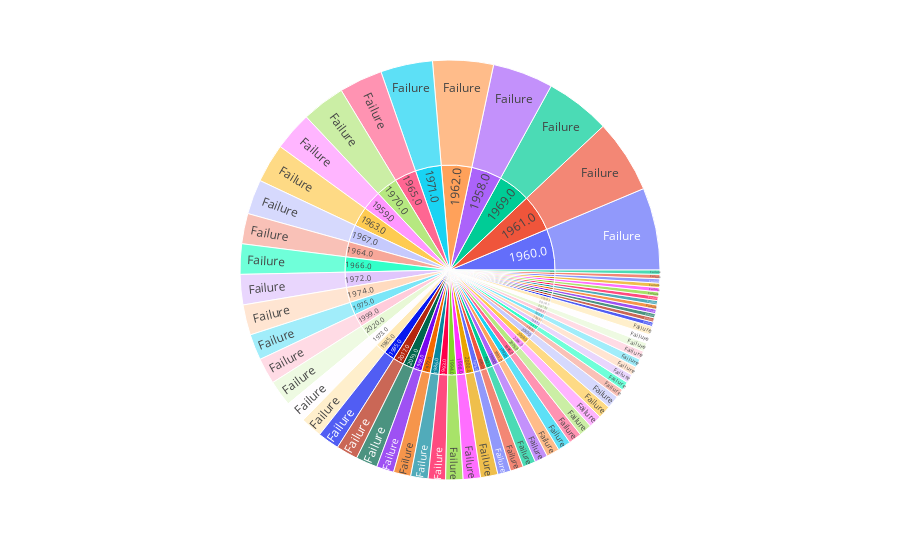

The notebook cell this image was saved under:
### Code cell
# How to grab the failures by year from above to use as data points for the chart? Rather than mission status I want failures 
# yearly_failures = px.data.tips()
# fig = px.sunburst(Or_df, path=["year", "Mission_Status"])
# fig.show()


import pandas as pd
import plotly.express as px

# Assuming Or_df is the DataFrame with 'year' and 'Mission_Status' columns
# Filter out rows with missing or unexpected values in 'year'
Or_df_cleaned = Or_df.dropna(subset=['year'])

# Filter out rows with 'Mission_Status' other than 'Failure'
Or_df_failures = Or_df_cleaned[Or_df_cleaned['Mission_Status'] == 'Failure']

# Create a sunburst chart with the cleaned data
fig = px.sunburst(Or_df_failures, path=["year", "Mission_Status"])
fig.show()

### Figure 1 — Plotly figure (JSON) as saved in the notebook; plotly's stock layout.template omitted (floating-point values rounded to 4 significant figures)
{"data": [{"branchvalues": "total", "domain": {"x": [0, 1], "y": [0, 1]}, "hovertemplate": "labels=%{label}<br>count=%{value}<br>parent=%{parent}<br>id=%{id}<extra></extra>", "ids": ["1957.0/Failure", "1958.0/Failure", "1959.0/Failure", "1960.0/Failure", "1961.0/Failure", "1962.0/Failure", "1963.0/Failure", "1964.0/Failure", "1965.0/Failure", "1966.0/Failure", "1967.0/Failure", "1968.0/Failure", "1969.0/Failure", "1970.0/Failure", "1971.0/Failure", "1972.0/Failure", "1973.0/Failure", "1974.0/Failure", "1975.0/Failure", "1976.0/Failure", "1977.0/Failure", "1978.0/Failure", "1979.0/Failure", "1980.0/Failure", "1981.0/Failure", "1982.0/Failure", "1983.0/Failure", "1984.0/Failure", "1985.0/Failure", "1986.0/Failure", "1987.0/Failure", "1988.0/Failure", "1989.0/Failure", "1990.0/Failure", "1991.0/Failure", "1992.0/Failure", "1993.0/Failure", "1994.0/Failure", "1995.0/Failure", "1996.0/Failure", "1997.0/Failure", "1998.0/Failure", "1999.0/Failure", "2000.0/Failure", "2001.0/Failure", "2002.0/Failure", "2003.0/Failure", "2005.0/Failure", "2006.0/Failure", "2007.0/Failure", "2008.0/Failure", "2009.0/Failure", "2010.0/Failure", "2011.0/Failure", "2012.0/Failure", "2013.0/Failure", "2014.0/Failure", "2015.0/Failure", "2016.0/Failure", "2017.0/Failure", "2018.0/Failure", "2019.0/Failure", "2020.0/Failure", "1957.0", "1958.0", "1959.0", "1960.0", "1961.0", "1962.0", "1963.0", "1964.0", "1965.0", "1966.0", "1967.0", "1968.0", "1969.0", "1970.0", "1971.0", "1972.0", "1973.0", "1974.0", "1975.0", "1976.0", "1977.0", "1978.0", "1979.0", "1980.0", "1981.0", "1982.0", "1983.0", "1984.0", "1985.0", "1986.0", "1987.0", "1988.0", "1989.0", "1990.0", "1991.0", "1992.0", "1993.0", "1994.0", "1995.0", "1996.0", "1997.0", "1998.0", "1999.0", "2000.0", "2001.0", "2002.0", "2003.0", "2005.0", "2006.0", "2007.0", "2008.0", "2009.0", "2010.0", "2011.0", "2012.0", "2013.0", "2014.0", "2015.0", "2016.0", "2017.0", "2018.0", "2019.0", "2020.0"], "labels": ["Failure", "Failure", "Failure", "Failure", "Failure", "Failure", "Failure", "Failure", "Failure", "Failure", "Failure", "Failure", "Failure", "Failure", "Failure", "Failure", "Failure", "Failure", "Failure", "Failure", "Failure", "Failure", "Failure", "Failure", "Failure", "Failure", "Failure", "Failure", "Failure", "Failure", "Failure", "Failure", "Failure", "Failure", "Failure", "Failure", "Failure", "Failure", "Failure", "Failure", "Failure", "Failure", "Failure", "Failure", "Failure", "Failure", "Failure", "Failure", "Failure", "Failure", "Failure", "Failure", "Failure", "Failure", "Failure", "Failure", "Failure", "Failure", "Failure", "Failure", "Failure", "Failure", "Failure", "1957.0", "1958.0", "1959.0", "1960.0", "1961.0", "1962.0", "1963.0", "1964.0", "1965.0", "1966.0", "1967.0", "1968.0", "1969.0", "1970.0", "1971.0", "1972.0", "1973.0", "1974.0", "1975.0", "1976.0", "1977.0", "1978.0", "1979.0", "1980.0", "1981.0", "1982.0", "1983.0", "1984.0", "1985.0", "1986.0", "1987.0", "1988.0", "1989.0", "1990.0", "1991.0", "1992.0", "1993.0", "1994.0", "1995.0", "1996.0", "1997.0", "1998.0", "1999.0", "2000.0", "2001.0", "2002.0", "2003.0", "2005.0", "2006.0", "2007.0", "2008.0", "2009.0", "2010.0", "2011.0", "2012.0", "2013.0", "2014.0", "2015.0", "2016.0", "2017.0", "2018.0", "2019.0", "2020.0"], "name": "", "parents": ["1957.0", "1958.0", "1959.0", "1960.0", "1961.0", "1962.0", "1963.0", "1964.0", "1965.0", "1966.0", "1967.0", "1968.0", "1969.0", "1970.0", "1971.0", "1972.0", "1973.0", "1974.0", "1975.0", "1976.0", "1977.0", "1978.0", "1979.0", "1980.0", "1981.0", "1982.0", "1983.0", "1984.0", "1985.0", "1986.0", "1987.0", "1988.0", "1989.0", "1990.0", "1991.0", "1992.0", "1993.0", "1994.0", "1995.0", "1996.0", "1997.0", "1998.0", "1999.0", "2000.0", "2001.0", "2002.0", "2003.0", "2005.0", "2006.0", "2007.0", "2008.0", "2009.0", "2010.0", "2011.0", "2012.0", "2013.0", "2014.0", "2015.0", "2016.0", "2017.0", "2018.0", "2019.0", "2020.0", "", "", "", "", "", "", "", "", "", "", "", "", "", "", "", "", "", "", "", "", "", "", "", "", "", "", "", "", "", "", "", "", "", "", "", "", "", "", "", "", "", "", "", "", "", "", "", "", "", "", "", "", "", "", "", "", "", "", "", "", "", "", ""], "type": "sunburst", "values": [1, 14, 9, 19, 17, 14, 9, 7, 10, 7, 8, 4, 15, 10, 12, 7, 5, 7, 6, 3, 4, 1, 2, 3, 2, 3, 1, 1, 5, 4, 2, 1, 1, 3, 3, 3, 4, 4, 5, 3, 2, 4, 6, 4, 1, 1, 2, 3, 3, 2, 1, 3, 3, 1, 1, 2, 1, 1, 2, 5, 2, 5, 6, 1, 14, 9, 19, 17, 14, 9, 7, 10, 7, 8, 4, 15, 10, 12, 7, 5, 7, 6, 3, 4, 1, 2, 3, 2, 3, 1, 1, 5, 4, 2, 1, 1, 3, 3, 3, 4, 4, 5, 3, 2, 4, 6, 4, 1, 1, 2, 3, 3, 2, 1, 3, 3, 1, 1, 2, 1, 1, 2, 5, 2, 5, 6]}], "layout": {"legend": {"tracegroupgap": 0}, "margin": {"t": 60}}}
